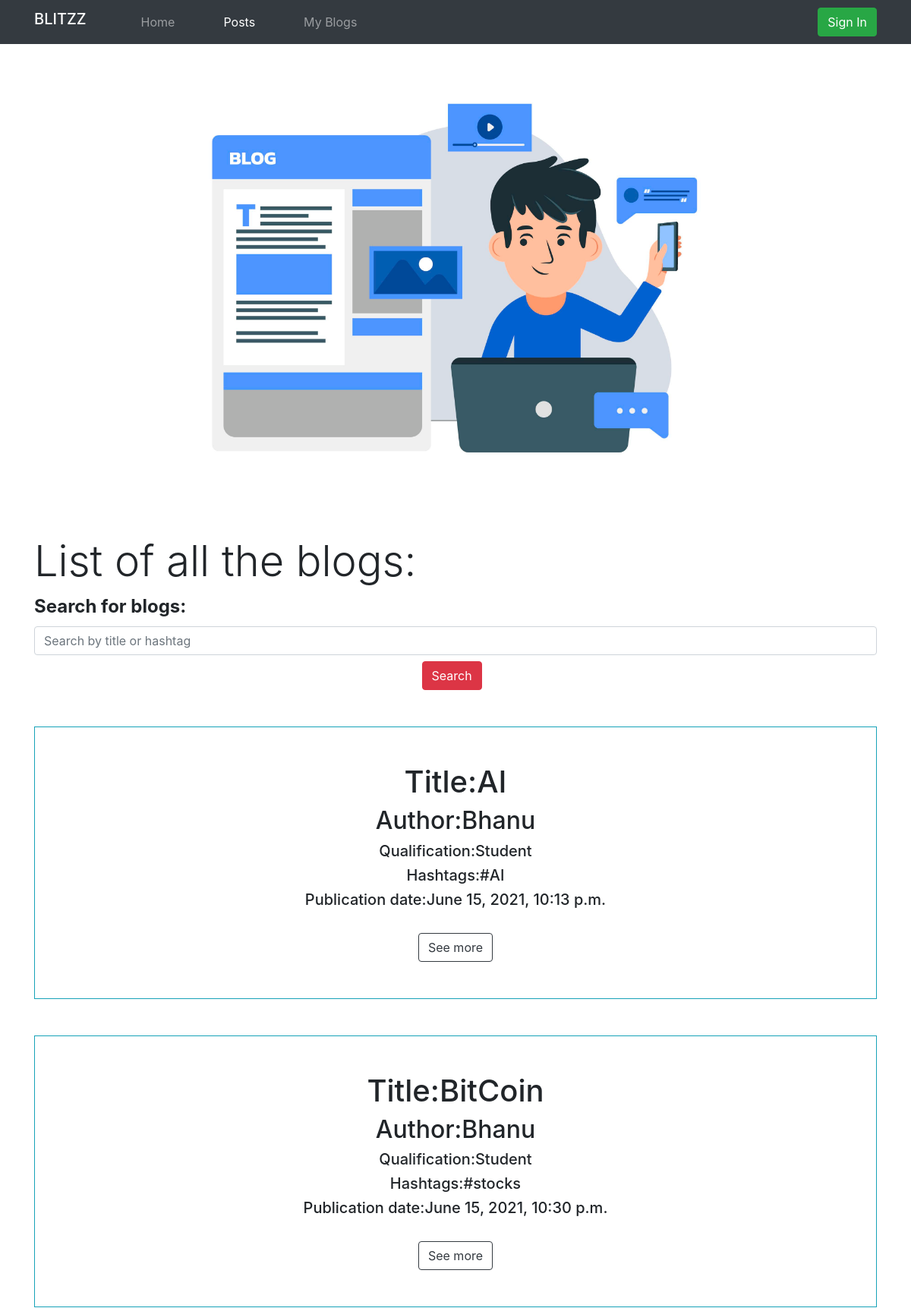
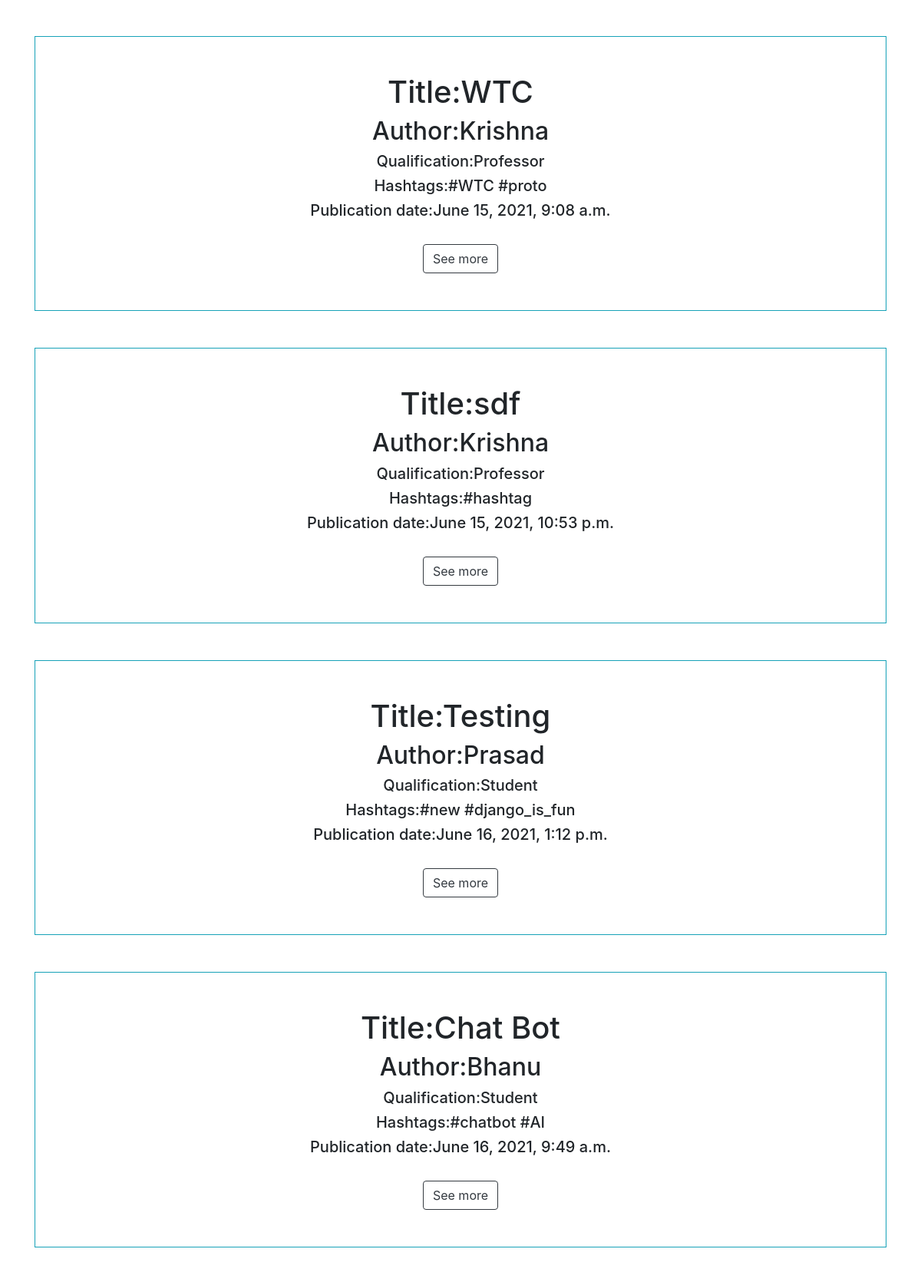
The page /posts (upper part) on the database its author committed (2 pictures, top to bottom).
### blog_app/models.py (models this page shows, shortened)
class Post(models.Model):
    author = models.ForeignKey(Author, on_delete=models.CASCADE)
    title = models.CharField(max_length=80)
    text = models.TextField(max_length=2000)
    hashtag=models.CharField(max_length=300,blank=False,null=True)
    blog_img=models.ImageField(upload_to='blog_imgs',blank=True)
    published_date = models.DateTimeField()

class Author(models.Model):
    user = models.OneToOneField(User, on_delete=models.CASCADE)
    qualification = models.CharField(max_length=80)
    def __str__(self):
        return self.user.username

### blog_app/views.py (the view)
# urls.py: path('posts',views.posts, name='posts'),
def posts(request):
    global is_login
    search_flag=False
    if request.method=='POST':
        search_key = request.POST['search']
        search_key = search_key.lower()
        search_flag=True
        posts = Post.objects.filter(Q(title__icontains=search_key) | Q(hashtag__icontains=search_key))
        return render(request,'posts.html',context={'posts':posts,'is_login':is_login,'search_flag':search_flag})
    posts=Post.objects.all()
    return render(request,'posts.html',context={'posts':posts,'is_login':is_login})

### blog_app/templates/posts.html (shortened to what this page needs)
{%extends 'index.html'%}
{%block body_block%}
{%load static%}
<nav class=" navbar navbar-expand-lg navbar-dark bg-dark sticky-top">
    <div class="container">
        <h2><a class="navbar-brand" href="{%url 'index'%}">BLITZZ</a></h2>
        <div class="collapse navbar-collapse" id="navbarSupportedContent">
            <ul class="navbar-nav mr-auto">
                <li class="nav-item ml-5">
                    <a class=" nav-link" href="{%url 'index'%}">Home<span class="sr-only">(current)</span></a>
                </li>
                <li class="nav-item ml-5">
                    <a class="nav-link active" href="{%url 'posts'%}">Posts</a>
                </li>
                <li class="nav-item ml-5">
                    <a class="nav-link" href="{%url 'my_blogs' %}">My Blogs</a>
                </li>
            </ul>
            {%if is_login %}
            <form class="form-inline my-2 my-lg-0" action='{%url "user_logout" %}'>
                <button class="btn btn-danger my-2 my-sm-0" type="submit">Logout</button>
            </form>
            {%else%}
            <form class="form-inline my-2 my-lg-0" action='{%url "user_login" %}'>
                <button class="btn btn-success my-2 my-sm-0" type="submit">Sign In</button>
            </form>
            {%endif%}
        </div>
    </div>
</nav>
<img src="{%static 'blog.jpg'%}" class='blog-img'>
<div class="container mb-5" id='container'>
    <h1 class="mt-5 display-4">List of all the blogs:</h1>
    <form action="" method="POST" autocomplete="off">
        <label for="search" style='font-size:x-large'><b>Search for blogs:</b></label>
        <input type="text" id='search' class="form-control" name='search' placeholder='Search by title or hashtag'>
        <input type="submit" value="Search" class='btn btn-danger mt-2' style='margin-left:46%'>
    </form>
    {%if posts%}
    {%for post in posts%}
    <div class="container mt-5 border border-info p-5 text-center">
        <h1>Title:{{post.title}}</h1>
        <h2>Author:{{post.author|capfirst}}</h2>
        <h5>Qualification:{{post.author.qualification}}</h5>
        <h5>Hashtags:{{post.hashtag}}</h5>
        <h5>Publication date:{{post.published_date}}</h5>
        <a href="{%url 'single_blog' post.id 0%}" class='btn btn-outline-dark mt-4'>See more</a>
    </div>
    {%endfor%}
    {%else%}
    <h1>No blogs found based on your search request</h1>
    {%endif%}
</div>
{%endblock%}

### static/style.css (style rules this page uses)
.blog-img { margin-right:auto; margin-left: auto; display:block; height:600px; }

### rows shown on the page
Post: title "AI", author "Bhanu", author.qualification "Student", hashtag "#AI", published_date "June 15, 2021, 10:13 p.m."
Post: title "BitCoin", author "Bhanu", author.qualification "Student", hashtag "#stocks", published_date "June 15, 2021, 10:30 p.m."
Post: title "WTC", author "Krishna", author.qualification "Professor", hashtag "#WTC #proto", published_date "June 15, 2021, 9:08 a.m."
Post: title "sdf", author "Krishna", author.qualification "Professor", hashtag "#hashtag", published_date "June 15, 2021, 10:53 p.m."
Post: title "Testing", author "Prasad", author.qualification "Student", hashtag "#new #django_is_fun", published_date "June 16, 2021, 1:12 p.m."
Post: title "Chat Bot", author "Bhanu", author.qualification "Student", hashtag "#chatbot #AI", published_date "June 16, 2021, 9:49 a.m."
